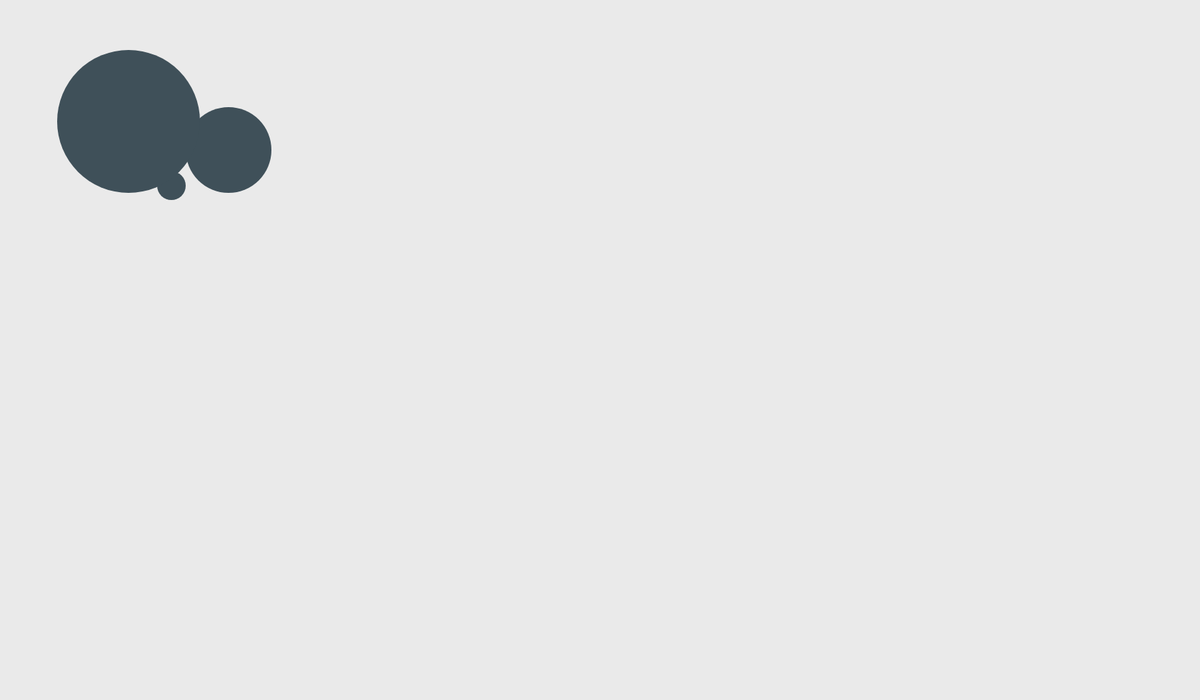
Frame 1 (no input)
Frame 60 (no input): identical to frame 1, image omitted
Frame 120 (the mouse pressed at the canvas centre since frame 60): identical to frame 1, image omitted

The p5.js sketch that drew this single still picture (run headless with seeded random() and noise() and a simulated clock; from frame 60 on, the mouse is pressed at the canvas centre):

// p5.js sketch
// ── sketch.js
/*
 * @name Springs
 * @frame 710,400
 * @description Move the mouse over one of the circles and click to re-position.
 * When you release the mouse, it will snap back into position.
 * Each circle has a slightly different behavior.
 * (ported from https://processing.org/examples/springs.html)
 */
let num = 3;
let springs = [];

function setup() {
  createCanvas(1680, 980);
  noStroke();

  springs[0] = new Spring(240, 260, 40, 0.98, 8.0, 0.1, springs, 0);
  springs[1] = new Spring(320, 210, 120, 0.95, 9.0, 0.1, springs, 1);
  springs[2] = new Spring(180, 170, 200, 0.90, 9.9, 0.1, springs, 2);
}

function draw() {
  background(234,234,234);

  for (let i = 0; i < num; i++) {
	springs[i].update();
	springs[i].display();
  }
}

function mousePressed() {
  for (let i = 0; i < num; i++) {
    springs[i].pressed();
  }
}

function mouseReleased() {
  for (let i = 0; i < num; i++) {
	springs[i].released();
  }
}

// Spring class
function Spring (_x, _y, _s, _d, _m, _k_in, _others, _id) {
  // Screen values
  // this.xpos = _x;
  // this.ypos = _y;

  this.x_pos = _x;
  this.y_pos= _y;

  this.size = 20;
  this.size = _s;

  this.over = false;
  this.move = false;

	// Spring simulation constants
  this.mass = _m;       // Mass
  this.k = 0.2;    // Spring constant
  this.k = _k_in;
  this.damp = _d;       // Damping
  this.rest_posx = _x;  // Rest position X
  this.rest_posy = _y;  // Rest position Y

  // Spring simulation variables
  //float pos = 20.0; // Position
  this.velx = 0.0;   // X Velocity
  this.vely = 0.0;   // Y Velocity
  this.accel = 0;    // Acceleration
  this.force = 0;    // Force

  this.friends = _others;
  this.id = _id;

  this.update = function() {

	if (this.move) {
	  this.rest_posy = mouseY;
	  this.rest_posx = mouseX;
	}

	this.force = -this.k * (this.y_pos - this.rest_posy);  // f=-ky
	this.accel = this.force / this.mass;                 // Set the acceleration, f=ma == a=f/m
	this.vely = this.damp * (this.vely + this.accel);         // Set the velocity
	this.y_pos = this.y_pos + this.vely;           // Updated position


	this.force = -this.k * (this.x_pos - this.rest_posx);  // f=-ky
	this.accel = this.force / this.mass;                 // Set the acceleration, f=ma == a=f/m
	this.velx = this.damp * (this.velx + this.accel);         // Set the velocity
	this.x_pos = this.x_pos + this.velx;           // Updated position


	if ((this.overEvent() || this.move) && !(this.otherOver()) ) {
	  this.over = true;
	} else {
	    this.over = false;
	  }
  }

  // Test to see if mouse is over this spring
  this.overEvent = function() {
	let disX = this.x_pos - mouseX;
	let disY = this.y_pos - mouseY;
	let dis = createVector(disX, disY);
	if (dis.mag() < this.size / 2 ) {
	  return true;
	} else {
		return false;
	  }
  }

  // Make sure no other springs are active
  this.otherOver = function() {
	for (let i = 0; i < num; i++) {
	  if (i != this.id) {
		if (this.friends[i].over == true) {
		  return true;
		}
	  }
	}
	return false;
  }

  this.display = function() {
	if (this.over) {
	  fill(255,228,181);
	} else {
	    fill(63, 80, 89);
	  }
	ellipse(this.x_pos, this.y_pos, this.size, this.size);
  }

  this.pressed = function() {
	if (this.over) {
	  this.move = true;
	} else {
	  this.move = false;
	}
  }

  this.released = function() {
	this.move = false;
	this.rest_posx = this.y_pos;
	this.rest_posy = this.y_pos;
  }
};
